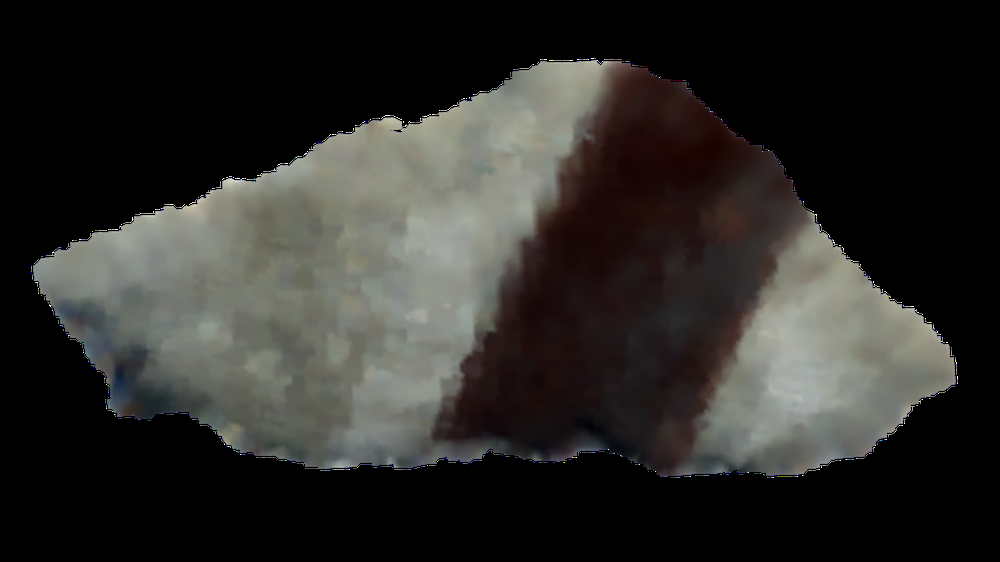
#> input picture poc/images/RPf_00102.png, 1000 x 562 px, shrunk from 1920 x 1080 before the run, found by its file name
$ jupyter execute --allow-errors 3_Segmentation.ipynb
#> lines starting #> are read from the running program, lines starting #| are printed output that depends on the picture
[cell 1]
import cv2
import numpy as np
import matplotlib.pyplot as plt
from sklearn.cluster import KMeans
from matplotlib import colors

[cell 2]
from mpl_toolkits.mplot3d import Axes3D  # noqa
from matplotlib.colors import hsv_to_rgb

[cell 3]
img_name = "RPf_00102.png"
img = cv2.imread(img_name)
#> img is the input picture: shape (562, 1000, 3); mean B, G, R 39.9, 42.9, 43.9

print(img.shape)
#| (562, 1000, 3)
plt.imshow(img)

[cell 4]
img.dtype

[cell 5]
def plotRGB(pic):
    r, g, b = cv2.split(pic)
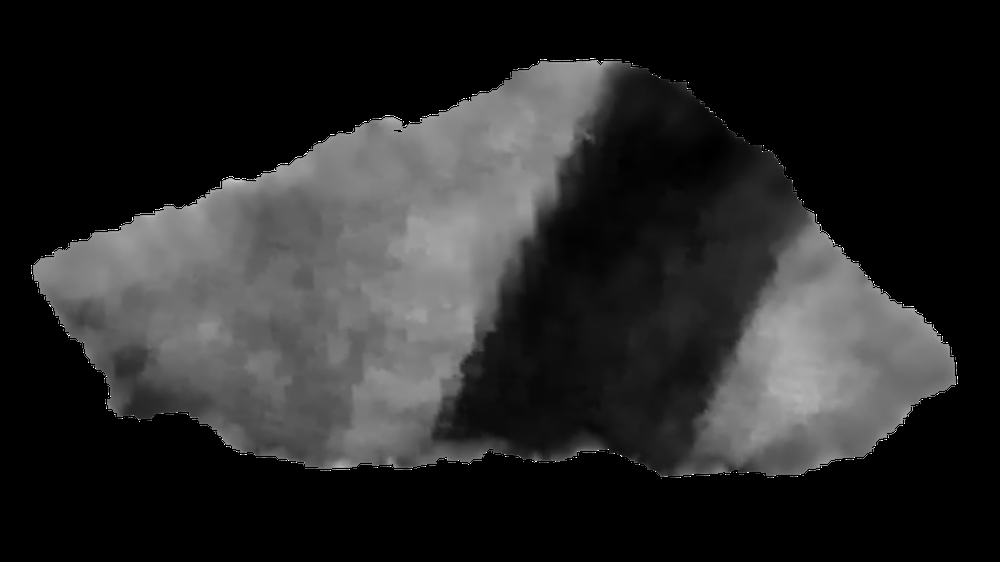
#> b: shape (562, 1000); min 0, max 255, mean 39.9

    fig = plt.figure()
    axis = fig.add_subplot(1, 1, 1, projection="3d")
    pixel_colors = pic.reshape((np.shape(pic)[0] * np.shape(pic)[1], 3))
    norm = colors.Normalize(vmin=-1.0, vmax=1.0)
    norm.autoscale(pixel_colors)
    pixel_colors = norm(pixel_colors).tolist()
#> pixel_colors = 562000 items

    axis.scatter(
        r.flatten(), g.flatten(), b.flatten(), facecolors=pixel_colors, marker="."
    )
    axis.set_xlabel("Red")
    axis.set_ylabel("Green")
    axis.set_zlabel("Blue")
    plt.show()
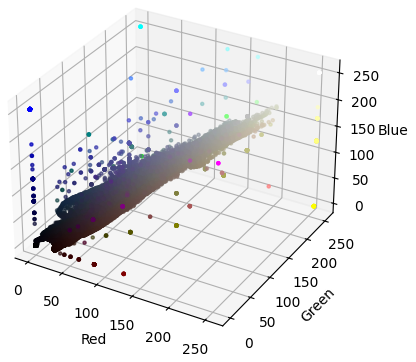
#> figure drawn by matplotlib, 1 panel
    return pixel_colors

[cell 6]
img_rgb = cv2.cvtColor(img,cv2.COLOR_BGR2RGB)
pixel_colors = plotRGB(img_rgb)
#> pixel_colors = 562000 items

[cell 7]
img_normalized = img/255
img_n = img_normalized.reshape(img_normalized.shape[0]*img_normalized.shape[1], img_normalized.shape[2]) # transform to 2d array
img_n.shape
#> Out = (562000, 3)

[cell 8]
kmeans = KMeans(n_clusters=3,random_state=0).fit(img_n)
img_to_show = kmeans.cluster_centers_[kmeans.labels_]
cluster_img = img_to_show.reshape(img.shape[0],img.shape[1],img.shape[2])
plt.imshow((cluster_img * 255).astype(np.uint8))

[cell 9]
# Todo : Try the Hue base color.
# Todo: Try the region growing
#https://realpython.com/python-opencv-color-spaces/

# The most relevant experiment is here

[cell 10]
r,g,b = cv2.split(img)

[cell 11]
def mean_smooth_channel(channel,kernel_size):
#> called with kernel_size = (150, 150)
    mean_kernel = np.ones(kernel_size,np.float32)/(kernel_size[0]*kernel_size[1])
    return cv2.filter2D(channel,-1,mean_kernel)

kernel_size = (150,150) #(130,130)
_, axes = plt.subplots(1,2,figsize=(20,20))


r = mean_smooth_channel(r,kernel_size)
g = mean_smooth_channel(g,kernel_size)
b = mean_smooth_channel(b,kernel_size)

gaus_kernel_size = (301,301)
r = cv2.GaussianBlur(r,gaus_kernel_size,0)
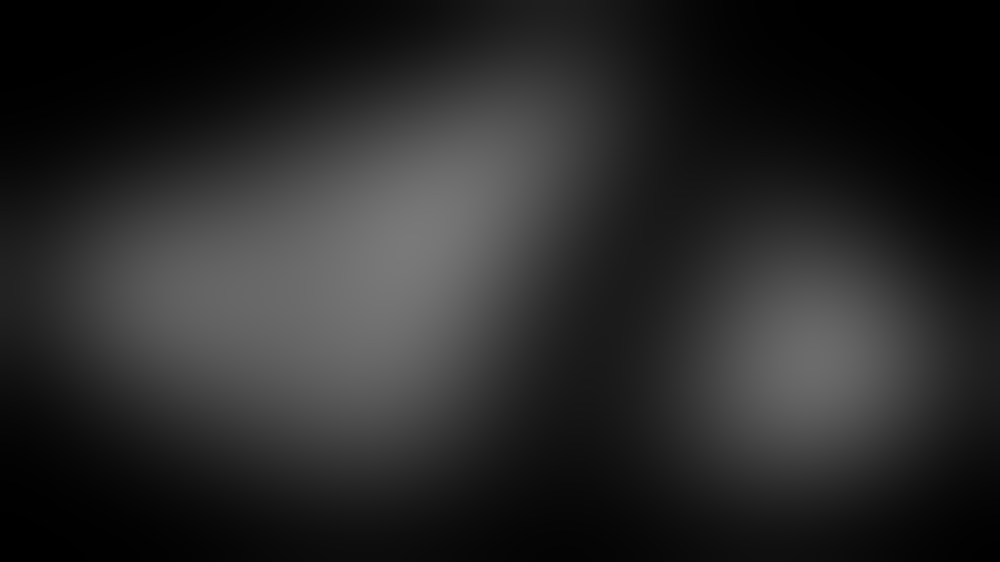
#> r: shape (562, 1000); min 0, max 121, mean 39.9
g = cv2.GaussianBlur(g,gaus_kernel_size,0)
b = cv2.GaussianBlur(b,gaus_kernel_size,0)


smoothed_img = cv2.merge((r,
                      g,
                      b))


axes[0].imshow(img)
axes[1].imshow(smoothed_img)
#> figure, not shown here; B, G, R data is drawn as R, G, B

[cell 12]
(smoothed_img).astype(np.float32).dtype

[cell 13]
cv2.imwrite("smoothed_RPf_00102.png",smoothed_img.astype(np.float32))
#> Out = True

[cell 14]
img_normalized = smoothed_img/255.0
img_n = img_normalized.reshape(img_normalized.shape[0]*img_normalized.shape[1], img_normalized.shape[2]) # transform to 2d array
img_n.shape
kmeans = KMeans(n_clusters=3,random_state=0).fit(img_n)

#> (a cell that did not finish here is left out)

[cell 16]
kmeans.labels_.shape
#> Out = (562000,)

[cell 17]
img_to_show = kmeans.cluster_centers_[kmeans.labels_]
cluster_img = img_to_show.reshape(smoothed_img.shape[0],
                                  smoothed_img.shape[1],
                                  smoothed_img.shape[2])
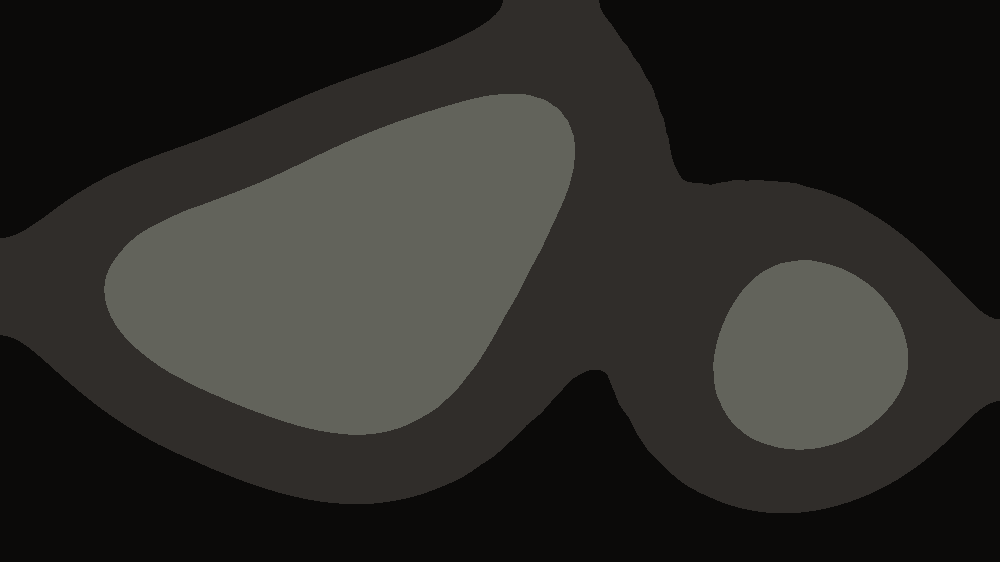
#> cluster_img: shape (562, 1000, 3) float64; mean B, G, R 0.156, 0.168, 0.172
plt.imshow((cluster_img * 255).astype(np.uint8))

[cell 18]
cluster_img.dtype

[cell 19]
cv2.imwrite("RPf_00102_segmented.png",(cluster_img * 255),)
#> Out = True

[cell 20]
import random

[cell 21]
segments_colors = np.array([255 * np.array([random.uniform(0,1),random.uniform(0,1),random.uniform(0,1)]) for _ in kmeans.cluster_centers_])
#> segments_colors = [[215.3, 193.3, 107.2], [66.02, 130.4, 103.3], [199.9, 77.34, 121.5]]
segments_colors
#> Out has the same summary as segments_colors

[cell 22]
img_to_show_ = segments_colors[kmeans.labels_]
cluster_img_ = img_to_show_.reshape(smoothed_img.shape[0],
                                  smoothed_img.shape[1],
                                  smoothed_img.shape[2])
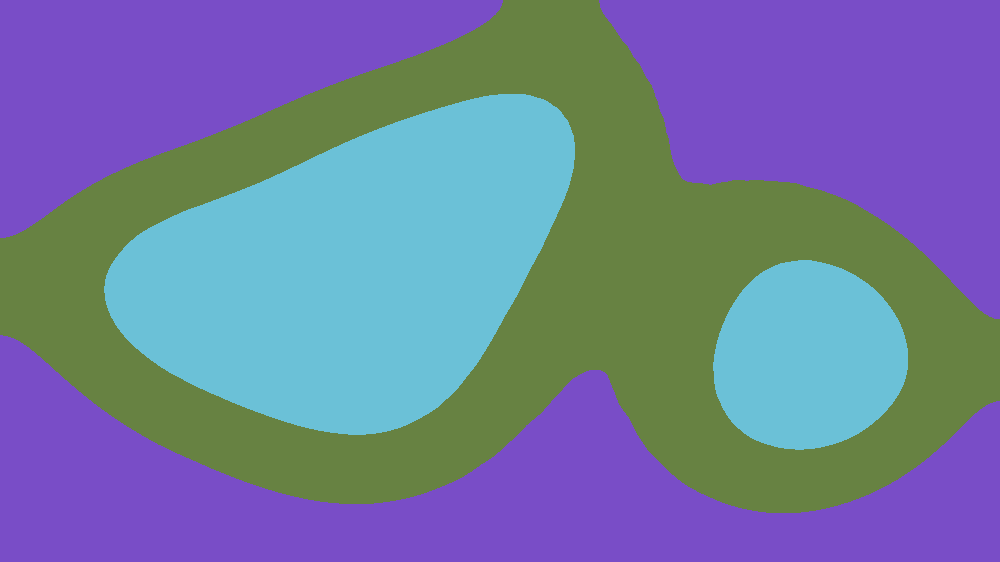
#> cluster_img_: shape (562, 1000, 3) float64; mean B, G, R 158.9, 122.2, 112.1
plt.imshow((cluster_img_).astype(np.uint8))
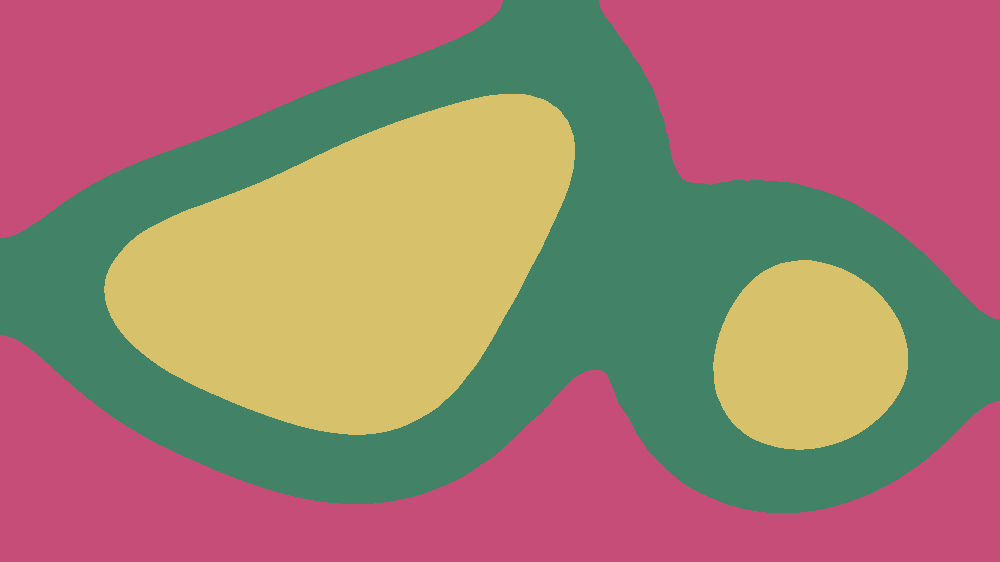
#> shown: shape (562, 1000, 3); mean R, G, B 158.4, 121.9, 111.7

#> (a cell that did not finish here is left out)

#> (a cell that did not finish here is left out)

#> (a cell that did not finish here is left out)

[cell 26]
hsv_img = cv2.cvtColor(img,cv2.COLOR_RGB2HSV)
#> hsv_img: shape (562, 1000, 3); mean H, S, V 40.7, 23.6, 45.2

[cell 27]
def plotHSV(pic,pixel_colors):
    h, s, v = cv2.split(pic)
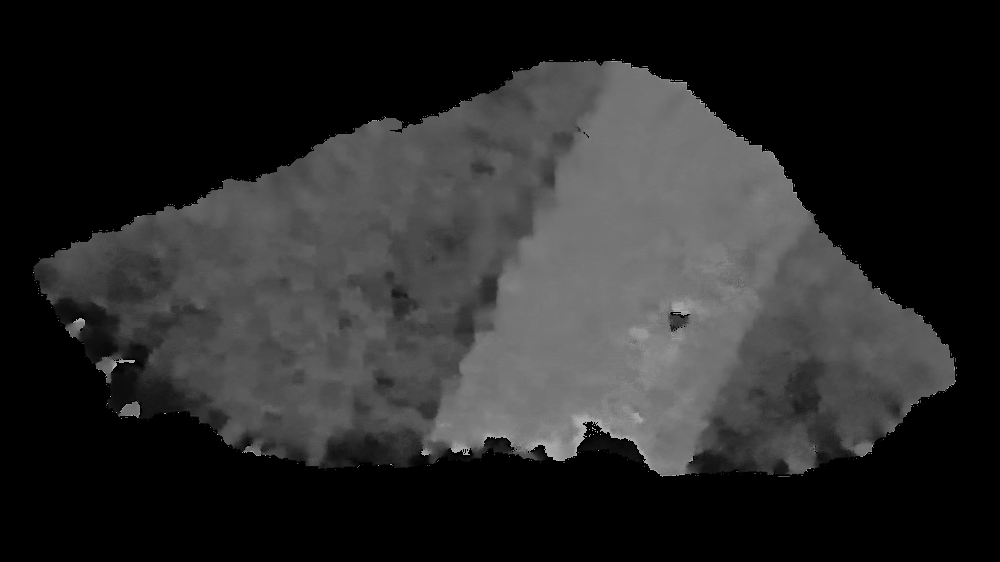
#> h: shape (562, 1000); min 0, max 177, mean 40.7
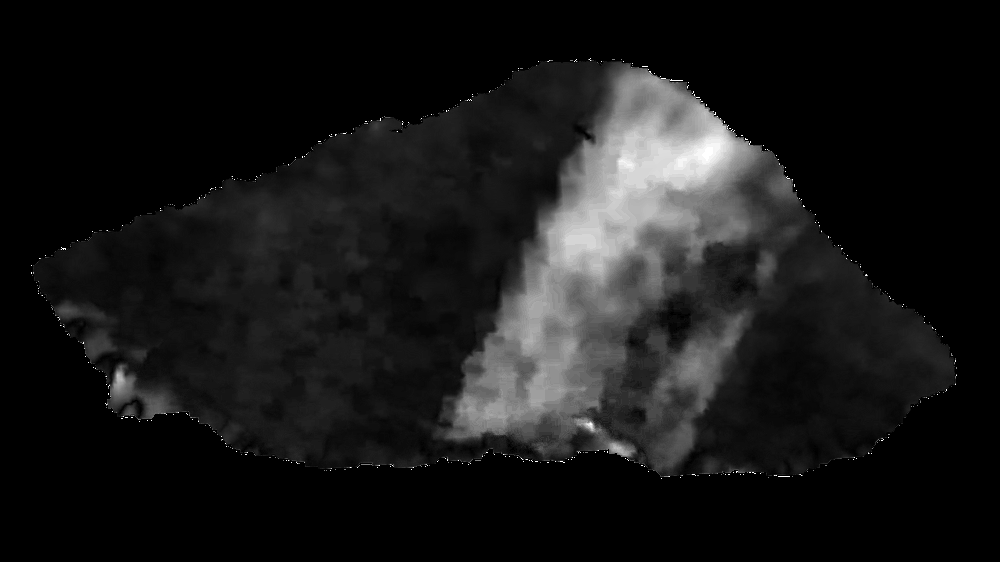
#> s: shape (562, 1000); min 0, max 255, mean 23.6

    fig = plt.figure()
    axis = fig.add_subplot(1, 1, 1, projection="3d")
    #pixel_colors = pic.reshape((np.shape(pic)[0] * np.shape(pic)[1], 3))
    axis.scatter(
        h.flatten(), s.flatten(), v.flatten(), facecolors=pixel_colors, marker="."
    )
    axis.set_xlabel("Hue")
    axis.set_ylabel("Saturation")
    axis.set_zlabel("Value")
    plt.show()
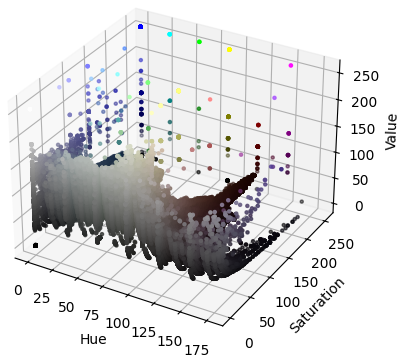
#> figure drawn by matplotlib, 1 panel

$ run again, with poc/images/RPf_00004.png copied over poc/images/RPf_00102.png
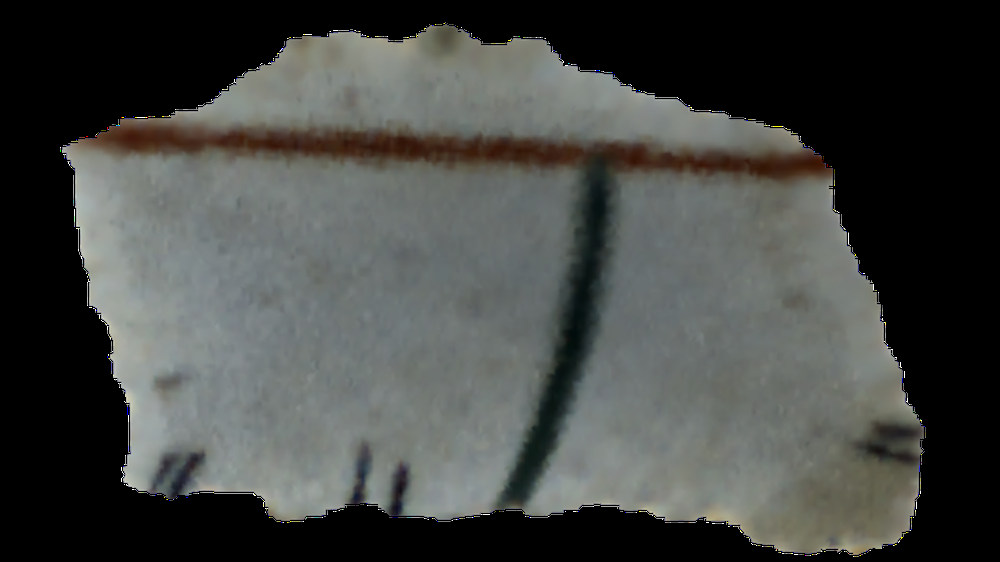
#> input picture poc/images/RPf_00004.png, 1000 x 562 px, shrunk from 1920 x 1080 before the run, found by its file name
#> img is the input picture: shape (562, 1000, 3); mean B, G, R 67.1, 70, 67.8
#| (562, 1000, 3)
#> in plotRGB, `pixel_colors = norm(pixel_colors).tolist()`: pixel_colors = 562000 items
#> `cv2.imwrite("smoothed_RPf_00102.png",smoothed_img.astype(np.float32))`: Out = True
#> `cluster_img = img_to_show.reshape(smoothed_img.shape[0], smoothed_img...`:
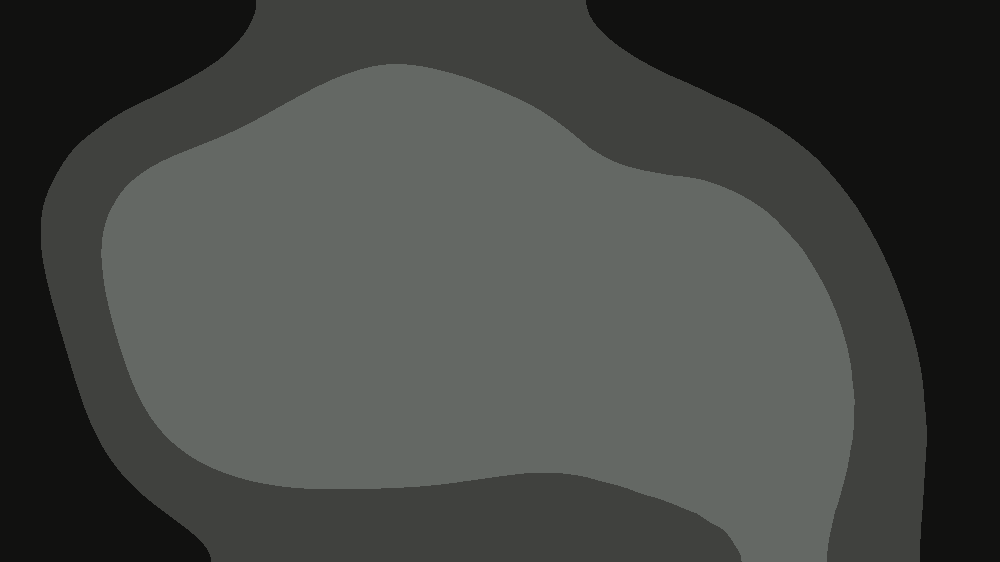
#> cluster_img: shape (562, 1000, 3) float64; mean B, G, R 0.264, 0.275, 0.266
#> segments_colors = [[215.3, 193.3, 107.2], [66.02, 130.4, 103.3], [199.9, 77.34, 121.5]]
#> `segments_colors`: Out has the same summary as segments_colors
#> hsv_img: shape (562, 1000, 3); mean H, S, V 33.7, 15.8, 71.1
#> in plotHSV, `plt.show()`:
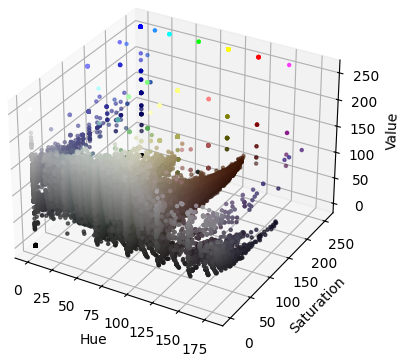
#> figure drawn by matplotlib, 1 panel

$ run again, with poc/images/RPf_00006.png copied over poc/images/RPf_00102.png
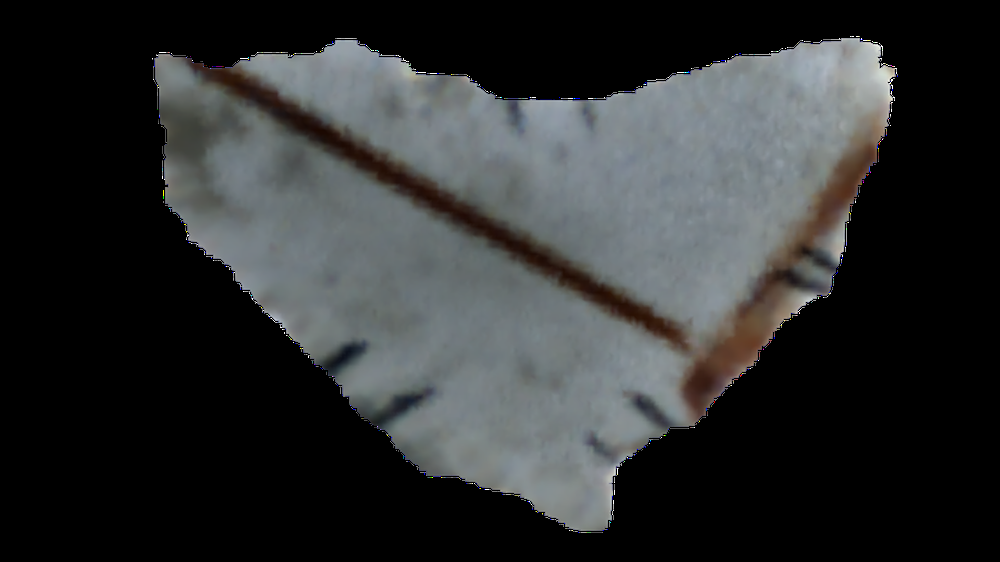
#> input picture poc/images/RPf_00006.png, 1000 x 562 px, shrunk from 1920 x 1080 before the run, found by its file name
#> img is the input picture: shape (562, 1000, 3); mean B, G, R 48.7, 48.2, 46.3
#| (562, 1000, 3)
#> in plotRGB, `pixel_colors = norm(pixel_colors).tolist()`: pixel_colors = 562000 items
#> `cv2.imwrite("smoothed_RPf_00102.png",smoothed_img.astype(np.float32))`: Out = True
#> `cluster_img = img_to_show.reshape(smoothed_img.shape[0], smoothed_img...`:
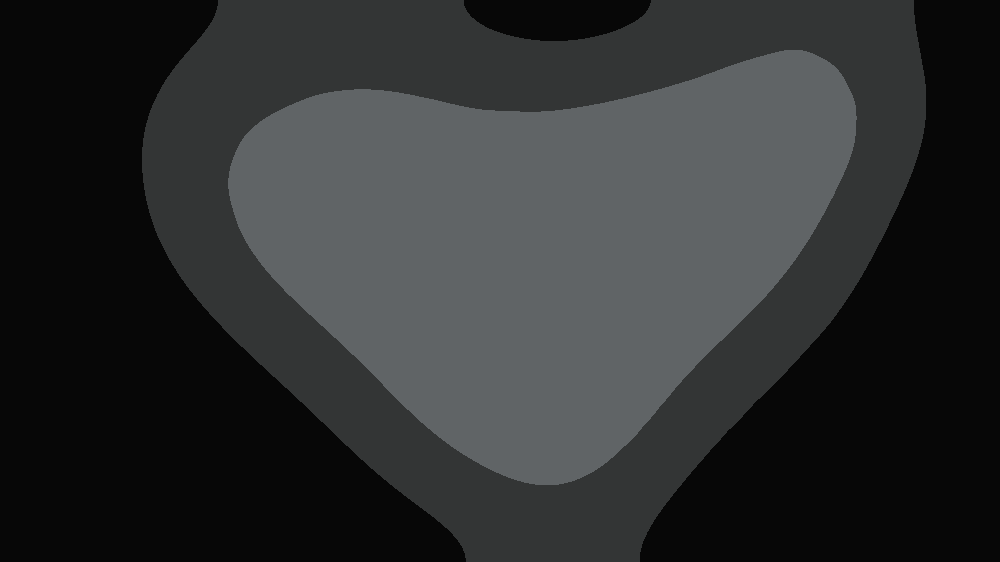
#> cluster_img: shape (562, 1000, 3) float64; mean B, G, R 0.191, 0.189, 0.182
#> segments_colors = [[215.3, 193.3, 107.2], [66.02, 130.4, 103.3], [199.9, 77.34, 121.5]]
#> `segments_colors`: Out has the same summary as segments_colors
#> hsv_img: shape (562, 1000, 3); mean H, S, V 15.7, 13.2, 50.3
#> in plotHSV, `plt.show()`:
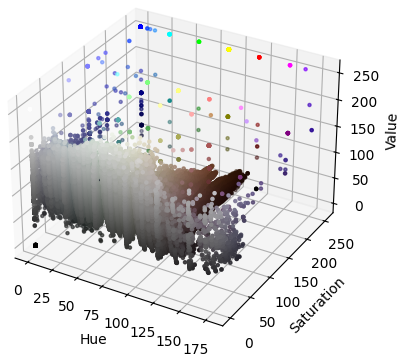
#> figure drawn by matplotlib, 1 panel
